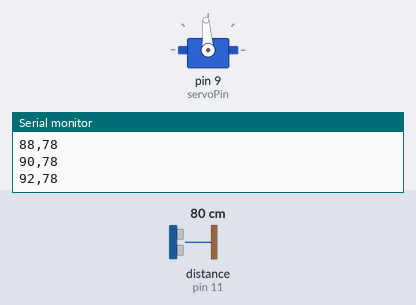
Bench run of a program on a simulated Arduino Uno, built with avr-gcc and run on an emulated ATmega328P. Shown: servo, the last lines printed to the serial monitor. Wiring (inferred from the names in the program): ultrasonic range finder: trigger pin 10; echo pin 11. Inputs (shaded band) come from the test bench; at power-on: distance to the obstacle (sensor on pin 11) 80 cm. The echo pulse lasts 58.3 µs per cm.

Above: at 1.2 s.
1.3 s: distance to the obstacle (sensor on pin 11) set to 35 cm
At 2.36 s:
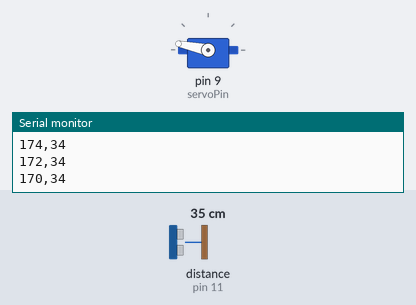
4.3 s: distance to the obstacle (sensor on pin 11) set to 2 cm
At 4.45 s:
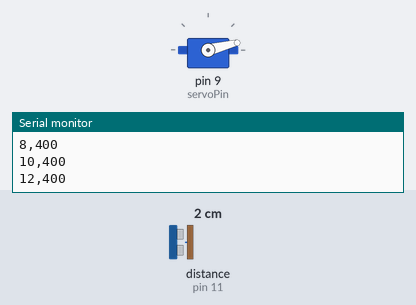
Timing chart, 0 to 13.3 s (numbered marks = the images above; inputs shaded):
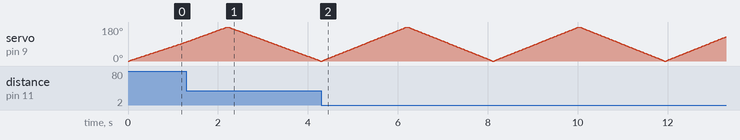

The program:

main.cpp
```cpp
#include <Arduino.h>
#include <Servo.h>

const int trigPin = 10;
const int echoPin = 11;
const int servoPin = 9;

Servo myServo;

long duration;
int distance;

int calculateDistance() {
  digitalWrite(trigPin, LOW);
  delayMicroseconds(2);
  digitalWrite(trigPin, HIGH);
  delayMicroseconds(10);
  digitalWrite(trigPin, LOW);

  // Timeout de 15000 µs (~250 cm) pour éviter les blocages de mesure
  duration = pulseIn(echoPin, HIGH, 15000);
  if (duration == 0) return 400; // Hors de portée ou pas d'écho

  int dist = duration * 0.034 / 2;
  if (dist < 2 || dist > 400) return 400; // Filtrer valeurs aberrantes
  return dist;
}

void setup() {
  pinMode(trigPin, OUTPUT);
  pinMode(echoPin, INPUT);
  Serial.begin(9600);
  myServo.attach(servoPin);
}

void loop() {
  // Balayage 0 -> 180°
  for (int i = 0; i <= 180; i += 2) {
    myServo.write(i);
    delay(20);
    distance = calculateDistance();
    Serial.print(i);
    Serial.print(",");
    Serial.println(distance);
  }

  // Balayage 180 -> 0°
  for (int i = 180; i >= 0; i -= 2) {
    myServo.write(i);
    delay(20);
    distance = calculateDistance();
    Serial.print(i);
    Serial.print(",");
    Serial.println(distance);
  }
}
```
